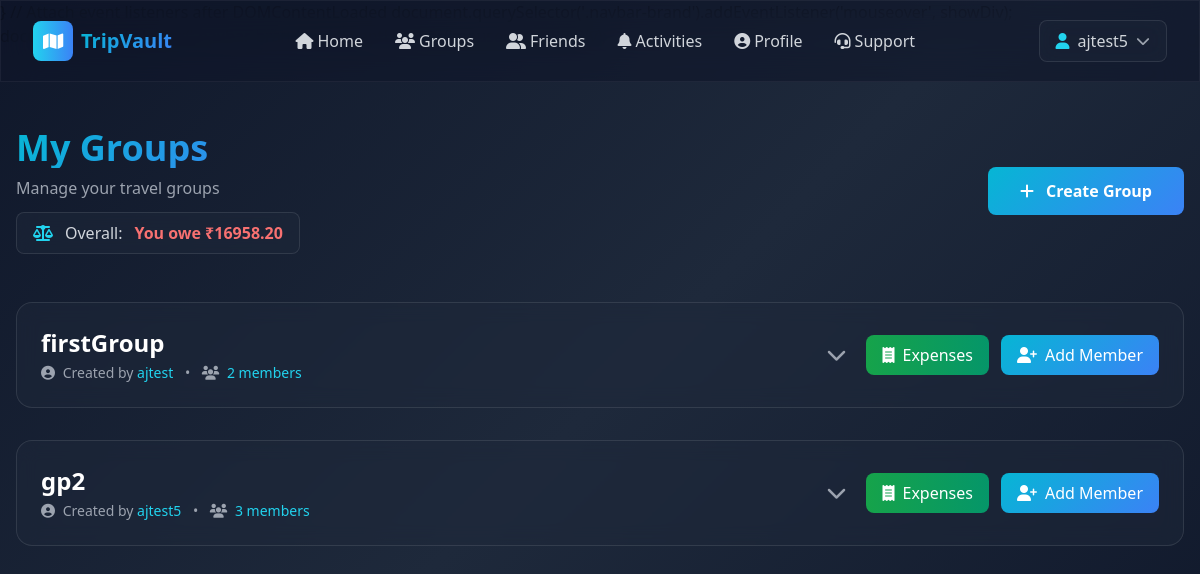
/user/groups/ (signed in), run on the app's committed database.
### group/models.py (models this page shows, shortened)
class Group(BaseModel):
    uid = models.CharField(max_length=10, unique=True, db_index=True)
    name = models.CharField(max_length=30, null=True)
    description = models.TextField(blank=True, null=True)
    is_active = models.BooleanField(default=True)
    created_by = models.CharField(max_length=30)
    users_count = models.PositiveIntegerField(default=1)

### group/views.py (the view, shortened to what this page needs)
# urls.py: path('groups/', GroupView.as_view(), name='group'),
@method_decorator(login_required(login_url="/user/login/"), name="dispatch")
class GroupView(APIView):
    def get(self, request):
        user = request.user.user
        if not user:
            return Response(
                {"error": "User Not Found!"}, status=status.HTTP_404_NOT_FOUND
            )
        group_ids = group_utils.get_user_groups(user)
        if not group_ids:
            return render(request, "user/group.html", {"user": user, "overall_balance": Decimal("0"), "overall_is_debtor": False})
        group_user_mapping = group_utils.create_group_user_mapping(
            list(set(group_ids)), user
        ).values()
        overall_balance = Decimal("0")
        for grp in group_models.Group.objects.filter(id__in=list(set(group_ids)), is_active=True):
            overall_balance += expense_utils.get_group_balance(grp, user)
        overall_is_debtor = overall_balance < 0
        return render(
            request,
            "user/group_table.html",
            {"user": user, "group_user_mapping": group_user_mapping, "overall_balance": overall_balance, "overall_is_debtor": overall_is_debtor},
        )

### expense/utils.py (called while the page is built)
def get_group_balance(group, user):
    paid_total = Expense.objects.filter(
        group=group,
        paid_by=user
    ).aggregate(total=Sum('amount'))['total'] or Decimal('0')
    owed_total = ExpenseSplit.objects.filter(
        expense__group=group,
        user=user
    ).aggregate(total=Sum('amount_owed'))['total'] or Decimal('0')
    balance = paid_total - owed_total
    return balance

### group/utils.py (called while the page is built)
def get_user_groups(user):
    return list(
        group_models.UserGroupMapping.objects.filter(
            user=user, is_active=True, group__is_active=True
        )
        .order_by("-id")
        .values_list("group_id", flat=True)
    )

def create_group_user_mapping(group_ids, user):
    mapping = defaultdict(lambda: [[], "", False])
    user_groups = list(
        group_models.UserGroupMapping.objects.select_related("user", "group").filter(
            group_id__in=group_ids, is_active=True
        )
    )
    for user_group in user_groups:
        mapping[user_group.group.id][0].append(
            [user_group.user, user_group.role.capitalize()]
        )
        mapping[user_group.group.id][1] = user_group.group
        if user.id == user_group.user.id and user_group.role == constants.ADMIN:
            mapping[user_group.group.id][2] = True
    return dict(mapping)

### group_request/utils.py (called while the page is built)
def get_user_group_all_pending_request(user, unseen_only=False):
    qs = group_request_models.UserGroupRequest.objects.filter(
        receiver=user, status=constants.PENDING
    )
    if unseen_only:
        qs = qs.filter(is_seen=False)
    return list(qs.order_by('-created_at'))

### user/templatetags/custom_filters.py (called while the page is built)
@register.filter
def get_unread_activity_count(user):
    from group_request import utils as group_request_utils
    from common.models import Notification
    pending_count = group_request_utils.get_user_group_all_pending_request(user, unseen_only=True)
    unread_notifs = Notification.objects.filter(user=user, is_read=False).count()
    pending_count = len(pending_count)
    return pending_count + unread_notifs

### user/templates/user/group_table.html (shortened to what this page needs)
{% extends 'user/base.html' %}
{% load static %}
{% block body %}
<div class="min-h-screen pt-20 pb-12">
    <div class="max-w-7xl mx-auto px-4">
        <div class="flex justify-between items-center mb-12">
            <div>
                <h1 class="text-4xl font-bold gradient-text mb-2">My Groups</h1>
                <p class="text-gray-400">Manage your travel groups</p>
                {% if overall_balance is not None %}
                <div class="mt-3 inline-flex items-center space-x-3 glass px-4 py-2 rounded-lg">
                    <i class="fas fa-scale-balanced text-cyan-400"></i>
                    {% if overall_balance == 0 %}
                        <span class="text-white font-semibold">Balanced</span>
                    {% elif overall_is_debtor %}
                        <span class="text-gray-300">Overall:</span>
                        <span class="text-red-400 font-bold">You owe ₹{{ overall_balance|floatformat:2|cut:"-" }}</span>
                    {% else %}
                        <span class="text-gray-300">Overall:</span>
                        <span class="text-green-400 font-bold">You are owed ₹{{ overall_balance|floatformat:2 }}</span>
                    {% endif %}
                </div>
                {% endif %}
            </div>
            <button onclick="openCreateGroupModal()" class="btn-gradient text-white font-bold py-3 px-8 rounded-lg transition-all duration-300 transform hover:scale-105">
                <i class="fas fa-plus mr-2"></i> Create Group
            </button>
        </div>
        <div class="space-y-8">
            {% for user_list, group, isGroupAdmin in group_user_mapping %}
            <div class="glass rounded-2xl overflow-hidden hover:shadow-2xl transition-all hover:border-cyan-500/50">
                <div class="p-6 flex justify-between items-center">
                    <div class="flex items-center space-x-4 cursor-pointer flex-1" onclick="window.location.href='{% url 'group_expenses' group_id=group.id %}'">
                        <div>
                            <h2 class="text-2xl font-bold text-white mb-1">{{ group.name }}</h2>
                            <p class="text-sm text-gray-400">
                                <i class="fas fa-user-circle mr-1"></i>
                                Created by <span class="text-cyan-400">{{ group.created_by }}</span>
                                <span class="mx-2">•</span>
                                <i class="fas fa-users mr-1"></i>
                                <span class="text-cyan-400">{{ user_list|length }} members</span>
                            </p>
                        </div>
                    </div>
                    <div class="flex items-center space-x-3">
                        <button onclick="event.stopPropagation(); toggleGroupDetails('{{ group.id }}')" class="p-2 text-gray-400 hover:text-cyan-400 transition-all" id="toggleBtn_{{ group.id }}">
                            <i class="fas fa-chevron-down text-xl transition-transform duration-300" id="toggleIcon_{{ group.id }}"></i>
                        </button>
                        <a href="{% url 'group_expenses' group_id=group.id %}" class="flex items-center space-x-2 px-4 py-2 bg-gradient-to-r from-green-600 to-emerald-600 hover:from-green-700 hover:to-emerald-700 text-white rounded-lg hover:shadow-lg transition-all" onclick="event.stopPropagation();">
                            <i class="fas fa-receipt"></i>
                            <span>Expenses</span>
                        </a>
                        <button onclick="event.stopPropagation(); openMemberModal('{{ group.id }}', {% if isGroupAdmin %}true{% else %}false{% endif %})" class="flex items-center space-x-2 px-4 py-2 btn-gradient text-white rounded-lg hover:shadow-lg transition-all">
                            <i class="fas fa-user-plus"></i>
                            <span>Add Member</span>
                        </button>
                    </div>
                </div>
            </div>
            {% endfor %}
        </div>
    </div>
</div>
{% endblock body %}

### common/templates/common/navbar.html (shortened to what this page needs)
{% load static %}
<nav class="fixed top-0 w-full z-50 glass-dark">
    <div class="max-w-7xl mx-auto px-4 sm:px-6 lg:px-8">
        <div class="flex justify-between items-center h-20">
            <div class="flex items-center space-x-2">
                <a href="{% url 'home' %}" class="flex items-center space-x-2 group">
                    <div class="w-10 h-10 bg-gradient-to-r from-cyan-400 to-blue-500 rounded-lg flex items-center justify-center transform group-hover:scale-110 transition-transform">
                        <i class="fas fa-map text-white text-lg"></i>
                    </div>
                    <span class="text-xl font-bold gradient-text hidden sm:inline">TripVault</span>
                </a>
            </div>
            <div class="hidden md:flex items-center space-x-8">
                <a href="{% url 'home' %}" class="text-gray-300 hover:text-cyan-400 transition-colors duration-300 flex items-center space-x-1">
                    <i class="fas fa-home"></i>
                    <span>Home</span>
                </a>
                {% if request.user.is_authenticated %}
                <a href="{% url 'group' %}" class="text-gray-300 hover:text-cyan-400 transition-colors duration-300 flex items-center space-x-1">
                    <i class="fas fa-users"></i>
                    <span>Groups</span>
                </a>
                <a href="{% url 'friends' %}" class="text-gray-300 hover:text-cyan-400 transition-colors duration-300 flex items-center space-x-1">
                    <i class="fas fa-user-friends"></i>
                    <span>Friends</span>
                </a>
                <a href="{% url 'notifications' %}" class="text-gray-300 hover:text-cyan-400 transition-colors duration-300 flex items-center space-x-1 relative">
                    <i class="fas fa-bell"></i>
                    <span>Activities</span>
                    {% if request.user.user %}
                        {% load custom_filters %}
                    {% endif %}
                </a>
                <a href="{% url 'userprofile' %}" class="text-gray-300 hover:text-cyan-400 transition-colors duration-300 flex items-center space-x-1">
                    <i class="fas fa-user-circle"></i>
                    <span>Profile</span>
                </a>
                {% endif %}
                <a href="{% url 'support' %}" class="text-gray-300 hover:text-cyan-400 transition-colors duration-300 flex items-center space-x-1">
                    <i class="fas fa-headset"></i>
                    <span>Support</span>
                </a>
            </div>
            <div class="flex items-center space-x-4">
                {% if request.user.is_authenticated %}
                <div class="relative group">
                    <button class="flex items-center space-x-2 px-4 py-2 rounded-lg glass hover:bg-opacity-80 transition-all">
                        <i class="fas fa-user text-cyan-400"></i>
                        <span class="text-gray-300 hidden sm:inline">{{ request.user.username }}</span>
                        <i class="fas fa-chevron-down text-gray-400 text-sm"></i>
                    </button>
                </div>
                {% endif %}
            </div>
        </div>
            {% if request.user.is_authenticated %}
                {% if request.user.user %}
                    {% load custom_filters %}
                {% endif %}
            {% else %}
            <a href="{% url 'login' %}" class="block px-4 py-2 text-gray-300 hover:text-cyan-400 hover:bg-white/5 rounded">Login</a>
            <a href="{% url 'customerregistration' %}" class="block px-4 py-2 text-cyan-400 hover:text-cyan-300">Register</a>
            {% endif %}
    </div>
</nav>
  }
  // Attach event listeners after DOMContentLoaded
  document.querySelector('.navbar-brand').addEventListener('mouseover', showDiv);
  document.querySelector('.navbar-brand').addEventListener('mouseout', hideDiv);

### user/templates/user/base.html (style rules this page uses)
* { margin: 0; padding: 0; box-sizing: border-box; }
html { scroll-behavior: smooth; }
body { background: linear-gradient(135deg, #0f172a 0%, #1e293b 50%, #0f172a 100%); min-height: 100vh; font-family: 'Segoe UI', Tahoma, Geneva, Verdana, sans-serif; }
.glass { background: rgba(30, 41, 59, 0.5); backdrop-filter: blur(10px); border: 1px solid rgba(255, 255, 255, 0.1); }
.glass-dark { background: rgba(15, 23, 42, 0.6); backdrop-filter: blur(20px); border: 1px solid rgba(255, 255, 255, 0.05); }
.gradient-text { background: linear-gradient(135deg, #06b6d4 0%, #3b82f6 100%); -webkit-background-clip: text; -webkit-text-fill-color: transparent; background-clip: text; }
.btn-gradient { background: linear-gradient(135deg, #06b6d4 0%, #3b82f6 100%); transition: all 0.3s ease; }
a, button { transition: all 0.3s ease; }

### data on the page
Group: name "firstGroup", created_by "ajtest", user_list "2"
Group: name "gp2", created_by "ajtest5", user_list "3"

### other printed values
{{ request.user.username }} "ajtest5"
{{ overall_balance|floatformat:2|cut:"-" }} "16958.20"
